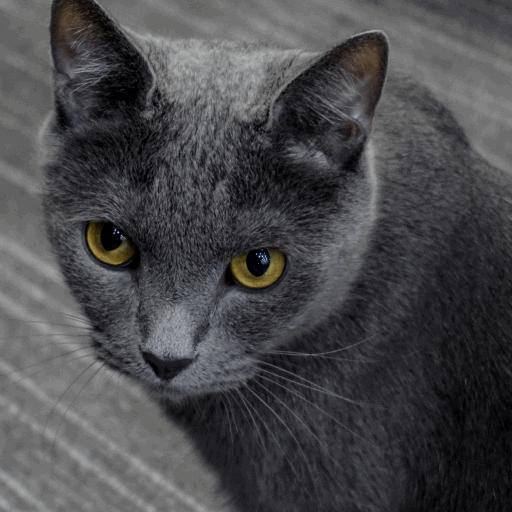
#> input picture university_python_Weak10/pet02.gif, 512 x 512 px
$ python '과제2.py'
#> lines starting #> are read from the running program, lines starting #| are printed output that depends on the picture
from PIL import Image

image = Image.open('pet02.gif')
#> image is the input picture: PIL image 512x512 RGB; mean R, G, B 73.5, 73, 75.4
photo= image.convert('RGB')

photoAry = []
h = photo.height
#> h = 512
w = photo.width
#> w = 512
for i in range(h):
    for k in range(w):
        r,g,b = photo.getpixel((i,k))
        value = (r+g+b)//3
        photoAry.append(value)
#> after the loop, photoAry = 262144 items

dataAry = photoAry[:]
#> dataAry = 262144 items
dataAry.sort()
midValue = dataAry[h*w//2]
#> midValue = 69
q1 = dataAry[h*w//8]
#> q1 = 29
q2 = dataAry[h*w*2//8]
#> q2 = 41
q3 = dataAry[h*w*3//8]
#> q3 = 54
q4 = dataAry[h*w*5//8]
#> q4 = 92
q5 = dataAry[h*w*3//4]
#> q5 = 108
q6 = dataAry[h*w*7//8]
#> q6 = 120

for i in range(len(photoAry)):
    if photoAry[i]<=q1:
        photoAry[i]=0
    elif photoAry[i]<=q2:
        photoAry[i]=255//7
    elif photoAry[i]<=q3:
        photoAry[i]=255//7 *2
    elif photoAry[i]<=midValue:
        photoAry[i]=255//7 *3
    elif photoAry[i]<=q4:
        photoAry[i]=255//7 *4
    elif photoAry[i]<=q5:
        photoAry[i]=255//7 *5
    elif photoAry[i]<=q6:
        photoAry[i]=255//7 *6
    else:
        photoAry[i] = 255

pos = 0
px = photo.load()
for i in range(h):
    for k in range(w):
        r=g=b=photoAry[pos]
        pos+=1
        px[i,k] = (r,g,b)
#> after the loop, pos = 262144

photo.show()
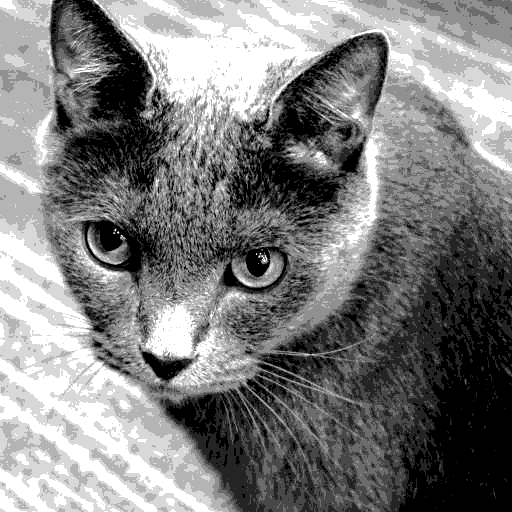
#> shown: PIL image 512x512 RGB; min 0, max 255, mean 125.5
